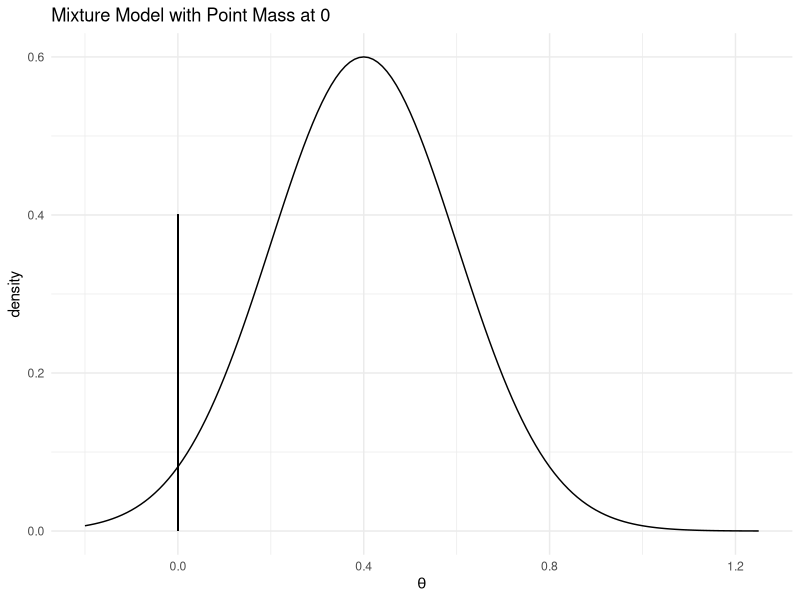
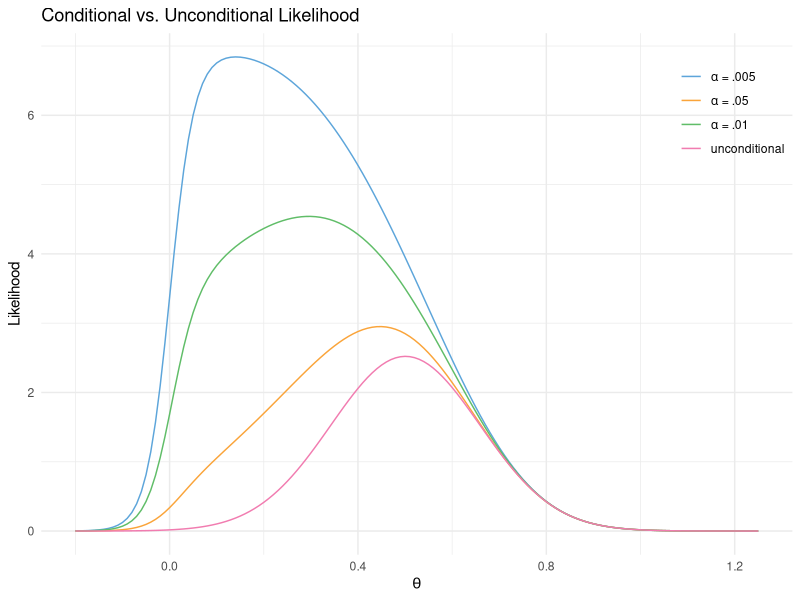
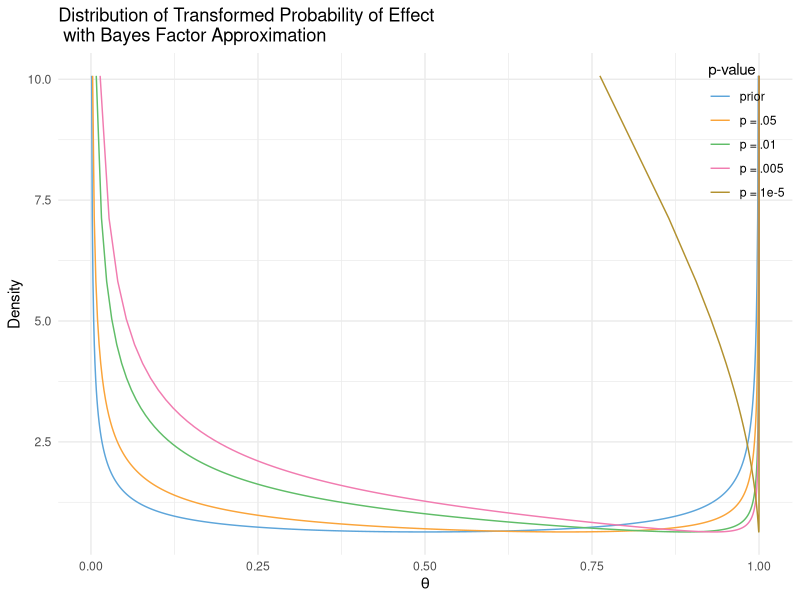

Source code (R) for these figures, in order:
## ---- chunk 1
knitr::opts_chunk$set(echo = FALSE)

library(knitr)
library(ggplot2)
library(reshape2)
library(ggthemes)

## ---- chunk 2
cond.likelihood<- function(ybar, mu, SE, q=1.96){
  dnorm(ybar, mu, SE)/
    (pnorm(-q*SE, mu, SE) +
       1-pnorm(q*SE, mu, SE))
}

p = 0.00325
LOR = log(1.65)
q = -qnorm(p/2)
# 1.21-2.25
SE =  (log(2.25 ) - LOR)/1.96
#exp(LOR + c(-1, 1)*1.96*SE)
BF = 1/(-exp(1)*p*log(p))
mu <- seq(-.2,1.25,.01)

ggplot(data = data.frame(maxy = dnorm(.4, .4,.2)/.6, x = mu, y = dnorm(mu, .4,.2), xl=0, xu=0,yl=0,yu=.4))+
  geom_line(aes(x,y/maxy))+geom_segment(aes(x=xl,y=yl,xend=xu,yend=yu))+
  labs(title= "Mixture Model with Point Mass at 0",x=expression(theta),y="density")+
  theme_minimal() + scale_colour_few()
## ---- chunk 3
CLdata<-data.frame(mu, cond.likelihood(LOR, mu, SE, q = -qnorm(0.005/2)), 
                   cond.likelihood(LOR, mu, SE, q = -qnorm(0.05/2)),
                   cond.likelihood(LOR, mu, SE, q = -qnorm(0.01/2)),
                   dnorm(LOR, mu, SE))
colnames(CLdata)<- c("mu", "CL.005","CL.05","CL.01","uncond")
melted <- melt(CLdata, id.vars=c("mu"))
ggplot(melted, aes(mu, value, color = variable)) + geom_line(aes(group=variable)) +
  labs(title = "Conditional vs. Unconditional Likelihood", 
       x = expression(theta), y = "Likelihood")+  theme_minimal()+ 
  theme(legend.justification=c(1,1), legend.position=c(1,1)) +
  scale_colour_few(name="", labels=c(expression(paste(alpha," = .005")), 
                                     expression(paste(alpha," = .05")), 
                                     expression(paste(alpha," = .01")),
                                     "unconditional"))


## ---- chunk 4
pind.dens<-function(post.ind,p){
  BF<- 1/(-exp(1)*p*log(p)) 
  prior.odds<-post.ind/(1-post.ind)/BF
  pind<- prior.odds/(1+prior.odds) #a/0
  #eplogp is BF h0/h1
  return(pind)
  }
postind.dens<-function(pind, p=.0035){
  prior.odds<- (pind)/(1-pind) #a/0
  BF<- 1/(-exp(1)*p*log(p)) #eplogp is BF h0/h1
  post.ind<-prior.odds*BF/(1+prior.odds*BF)
  return(post.ind)
}
pind<- seq(.001, .999,by=.001)

BFapproxdata<-data.frame(pind, postind.dens(pind, .05),postind.dens(pind, .01),
                         postind.dens(pind, .005),postind.dens(pind, 1e-5),
                   dbeta(pind,.5,.5))
colnames(BFapproxdata)<-c("prior", "p = .05", "p = .01", "p = .005", "p = 1e-5","theta")
ggplot(data=melt(BFapproxdata,id.vars = "theta"), aes(y=theta))+
  geom_line(aes(x=value, group=variable,color=variable))+
  labs(title = "Distribution of Transformed Probability of Effect\n with Bayes Factor Approximation", 
       x = expression(theta), y = "Density")+  theme_minimal()+ 
  theme(legend.justification=c(1,1), legend.position=c(1,1)) +
  scale_colour_few(name="p-value")
